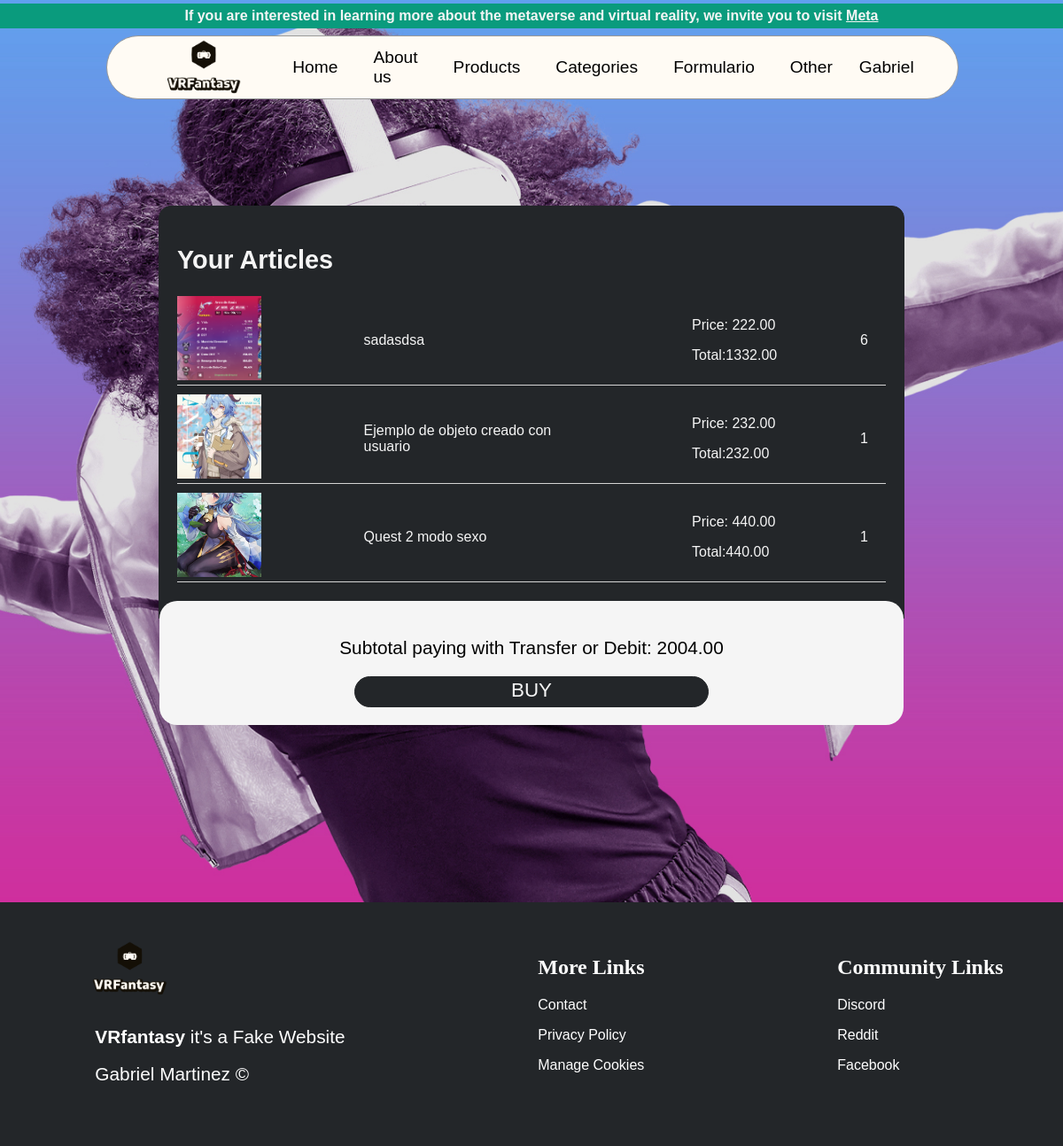
The app's page /cart/ (signed in) with its own data.
### questapp/models.py (models this page shows, shortened)
class CartItem(models.Model):
    cart = models.ForeignKey(Cart, verbose_name="cart",on_delete=models.CASCADE, related_name='sexocart')
    article = models.ForeignKey(Article, on_delete=models.CASCADE, related_name='cart_items')
    quantity = models.PositiveIntegerField(default=1)
    def total_price(self):
        return self.quantity*self.article.product_price

class Article(models.Model):
    name_products = models.CharField(max_length=150)
    shipping_type = models.BooleanField()
    shipping_price = models.BooleanField()
    description_products = RichTextField(verbose_name="Description")
    product_city = models.CharField(max_length=30)
    image_product = models.ImageField(default='null', upload_to='image_products')
    created_at = models.DateTimeField(auto_now_add=True)
    updated_at = models.DateTimeField(auto_now=True)
    product_price = models.DecimalField(max_digits=10, decimal_places=2)
    status = models.BooleanField(default=False, verbose_name='¿Public?')
    min_image_one =  models.ImageField(default='null', upload_to='image_products_min')
    min_image_two =  models.ImageField(default='null', upload_to='image_products_min')
    user = models.ForeignKey(User, verbose_name='User', on_delete=models.CASCADE, editable=False, null=True)
    categories = models.ManyToManyField(Category, verbose_name='Categories', blank=True)
    slug = models.CharField(unique=True, max_length=150, verbose_name="URL FRIENDLY :D",default='none')
    class Meta: #Esta clase se utliza para cambiar los aspectos visuales de los modelos en el panel admin
        verbose_name = "Article"#cambiamos el nombre singular
        verbose_name_plural = "Articles"

class Cart(models.Model):
    user = models.ForeignKey(User, verbose_name='User', on_delete=models.CASCADE, editable=False, null=True,related_name='usercart')
    articles = models.ManyToManyField(Article, through='CartItem')
    created_at = models.DateTimeField(auto_now_add=True)
    def final_total_price(self): #esta funcion toma como variable de forma inversa todos los campos de CartItem con los metodos/funciones.Luego itera ,en esta caso le hacemos iterar total_price,que es la funcion que multiplica cada relacion de articulos x cantidad,y los suma con el += a total price,asi
        total_price = 0          # constantemente hasta que se iteran todas las relaciones de quantity*article teniendo en cuenta que solo los hace con las que tienen relacion al cart del user actual dado que es una relacion foreign key  y solo a un usuario le pueden pertenercer las relaciones iteradas
        cart_items = self.sexocart.all()
        for cart_item in cart_items:
            total_price += cart_item.total_price()
        return total_price

### questapp/views.py (the view)
# urls.py: path('cart/',views.view_cart, name="view_cart"),
@login_required(login_url="login")
def view_cart(request):
    user = request.user
    try:
        cart = Cart.objects.get(user=user)
    except Cart.DoesNotExist:
        cart = Cart.objects.create(user=user)
    return render(request, 'cart.html', {'cart':cart})

### questapp/processor.py (called while the page is built)
def get_categories(request):
    ids= Article.objects.filter(status=True).values_list('categories', flat=True)
    categories = Category.objects.filter(id__in=ids).values_list('id','name', 'description')
    return {
        'categories':categories,
        'ids':ids
    }

### questapp/templates/cart.html (shortened to what this page needs)
{% extends 'layout.html' %}
{% load static %}
{% block styles %}
<link rel="stylesheet" type="text/css" href="{% static 'css/cart.css' %}">
{% endblock styles %}
{% block content %}
<div class="cart-center">
    <div class="cart-container">
        <h2 class="title-car">Your Articles</h2>
        {% for item in cart.sexocart.all %}
            <div class="cart-article">
                <div class="img-container">
                    {% if item.article.image_product != 'null' and  item.article.image_product.url|length >= 1 %}
                        <img load="lazy" alt="{{item.article.name_products}}" src="{{item.article.image_product.url}}">
                    {% else %}
                        <img load="lazy" alt="notavailable" src="{% static './../media/image_products/not-available.jpg' %}">
                    {% endif %}
                </div>
                <div class="title-container">
                    <p>{{ item.article.name_products }}</p>
                </div>
                <div class="price-container">
                    <div class="price-container-price">
                        <p>Price: {{ item.article.product_price }}</p>
                        <p>Total:{{item.total_price}}</p>
                    </div>
                    <div class="price-container-quantity">
                        <p><a href="{% url 'remove_one' item.article.id  %}" oncontextmenu="return false" onmousedown="return false" onselectstart="return false;"></a> </p>
                        <p>  {{item.quantity}}</p>
                        <p ><a class="custom-link" href="{% url 'add_to_cart' item.article.id %}" oncontextmenu="return false" onmousedown="return false" onselectstart="return false;"></a> </p>
                        <p><a href="{% url 'cart_delete' item.id  %}" oncontextmenu="return false" onmousedown="return false" onselectstart="return false;"></a> </p>
                    </div>
                </div>
            </div>
        {% endfor %}
    </div>
    <div class="total-container">
        <p>Subtotal paying with Transfer or Debit: {{cart.final_total_price}}</p>
        <button class="btn-buy"><a href="{% if user.email %}
            {% url 'endpage' %}
            {% else %}
            {% url 'login' %}
        {% endif %}
        ">Buy</a>
    </button>
    </div>
</div>
{% endblock content %}

### questapp/templates/layout.html (shortened to what this page needs)
{% load static %}
<!DOCTYPE html>
<html lang="en">
<head>
    <link type="text/css" href="{% static 'css/layout.css' %}" rel="stylesheet">
    {% block styles %}
    {% endblock styles %}
</head>
<body>
    <main class="{% block content_container %}hero {% endblock %}">
    <div class="little-message alert alert-succes">
        <h4>If you are interested in learning more about the metaverse and virtual reality, we invite you to visit <a href="https://www.meta.com" alt="metalink">Meta</a></h4>
    </div>
        <header>
            <nav>
                <div class="box-nav">
                    <div class="img-content">
                        <a href="{% url 'index' %}"><img class="logo-Nav" alt="logo vrfantasy" src="{% static 'images/unknown.png' %}"></a>
                    </div>
                    <ul class="boxItems">
                        <li class="itemNav home"><a href="{% url 'index' %}">Home</a></li>
                        <li class="itemNav about"><a href="{% url 'about_us' %}">About us</a></li>
                        <li class="itemNav products"><a href="{% url 'products' %}">Products</a></li>
                        <li class="itemNav products">
                            <a href="{% url 'products' %}" class="categories-link">Categories</a>
                        </li>
                        {% if user.is_staff %}
                            <li class="itemNav products"><a href="{% url 'form' %}">Formulario</a></li>
                        {% endif %}
                        <li class="itemNav products"><a href="{% url 'other' %}">Other</a></li>
                    </ul>
                    {% if user.email %}
                        <ul class="boxItems">
                            <li class="itemNav products user "><a categories-link href="{% url 'register' %}">{{user.username|truncatechars:20}}</a>
                            </li>
                            <li class="itemNav products user"><a categories-link href="{% url 'view_cart' %}"></a></li>
                    {% endif %}
                </div>
            </nav>
        </header>
      {% block content %}
      {% endblock content %}
    </main>
    <footer class="footer">
        {% include 'footer.html' %}
    </footer>
</body>
</html>

### questapp/templates/footer.html
{% load static %}
{% block styles %}
    <link type="text/css" href="{% static 'css/footer.css' %}" rel="stylesheet">
{% endblock styles %}
<div class="footer_main">
    <div class="footer_container">
        <div class="text__container">
            <div class="img-content">
                <img class="logo-Nav" alt="logo vrfantasy" src="{% static 'images/unknown.png' %}">
            </div>
            <p><b>VRfantasy</b> it's a Fake Website  <br>Gabriel Martinez &copy;</p>
        </div>
        <div class="text_container">
            <h2 class="text_title">More Links</h2>
            <ul class="text_list">
                <li><a href="{% url 'other' %}">Contact</a></li>
                <li><a href="{% url 'other' %}">Privacy Policy</a></li>
                <li><a href="{% url 'other' %}">Manage Cookies</a></li>
            </ul>
        </div>
        <div class="text_container">
            <h2 class="text_title">Community Links</h2>
            <ul class="text_list">
                <li><a href="https://discord.gg/R7WYScGCDc"  target="_blank">Discord</a></li>
                <li><a href="https://www.reddit.com/r/VrFantasy"  target="_blank">Reddit</a></li>
                <li><a href="https://www.facebook.com/Vr-Fantasy-109104388896421"  target="_blank">Facebook</a></li>
            </ul>
        </div>
    </div>
</div>

### questapp/static/css/layout.css (style rules this page uses)
:root { --primary:rgba(0,0,0,0.1); }
body { scroll-behavior: smooth; font-size: 16px; margin: 0; padding: 0; }
.hero { background-image: url('../images/girlBG.jpg'); overflow: hidden; background-size: cover ; background-position: center center; background-repeat: no-repeat; }
nav { position: absolute; }
.box-nav { z-index: 1; top: 40px; position: fixed; width: 80%; left: 10%; border: 1px solid #999; display: flex; justify-content: start; border-radius: 50px; background-color: #fffbf4; transition: all 300ms; }
.itemNav { font-family: 'Radio5',Arial, Helvetica, sans-serif; }
.boxItems { padding: 0; margin: 0; width: 55.125em; list-style: none; display: flex; align-items: center; justify-content: end; }
.boxItems li a { text-decoration: none; color: black; }
.boxItems > li { font-size: 1.2em; padding: 10px 20px; }
.boxItems li a { position: relative; bottom: 0; left: 0; width: 100%; height: 100%; }
.boxItems >li >a:after { content: ''; position: absolute; left: 0; bottom: -2px; width: 0%; height: 100%; border-bottom: 2px solid black; transform: translateX(0%); transition: all 0.9s ease; }
.img-content { margin-left: 30px; height: 70px; }
.img-content img { height: 100%; }
.user { text-transform: capitalize; padding-left: 0px!important; }
.little-message { text-align: center; border: 1px solid #0a9b7d; background-color: #0a9b7d; margin-top: 4px; margin-bottom: 90px; }
.little-message a { color: whitesmoke; }
.little-message h4 { margin: 0; padding: 4px; color: whitesmoke; font-family: 'Radio3', Arial, Helvetica, sans-serif; }

### questapp/static/css/cart.css (style rules this page uses)
.cart-center { box-sizing: border-box; display: flex; align-items: center; justify-content: center; flex-direction: column; margin-bottom: 200px; margin-top: 200px; }
.cart-container { background-color: #232629; border: 1px solid #232629; max-width: 800px; width: 80%; color: whitesmoke; padding: 20px 20px 40px 20px; border-top-left-radius: 14px; border-top-right-radius: 14px; }
.cart-article { margin-top: 10px; display: flex; max-height: 110px; justify-content: space-between; border-bottom: 1px solid rgb(212, 212, 212); }
.img-container { height: 100px; width: 100px; }
.img-container img { width: 95%; height: 95%; text-align: center; display: block; object-fit: cover; }
.title-container { width: 260px; }
.title-car { font-size: 1.8em; font-family: 'Radio3',Arial, Helvetica, sans-serif; }
.cart-article { font-family: 'Radio2',Arial, Helvetica, sans-serif; }
.price-container-price p { font-family: 'Radio4',Arial, Helvetica, sans-serif; }
.title-container, .price-container, .price-container-quantity { display: flex; align-items: center; color: whitesmoke; }
.price-container-price { width: 150px; }
.price-container, .price-container-quantity { display: flex; flex-direction: row; }
.price-container-quantity a { text-decoration: none; color: white; }
.total-container { background-color: whitesmoke; max-width: 800px; width: 80%; padding: 20px; border-radius: 20px; margin-top: -20px; }
.total-container p { text-align: center; }
.btn-buy { text-transform: uppercase; display: block; margin: 0 auto; font-family: 'Radio6',Arial, Helvetica, sans-serif; background-color: #232629; border: 1px solid #232629; padding: 2px 4px; padding-bottom: 5px; color: white; font-size: 1.4em; width: 400px; border-radius: 200px; }
.btn-buy a { text-decoration: none; color: whitesmoke; }
.total-container p { font-family: 'Radio3',Arial, Helvetica, sans-serif; font-size: 1.3em; }

### questapp/static/css/footer.css (style rules this page uses)
.footer { background-color: #232629; padding: 40px 0; color: white; }
.footer_main { max-width: 1200px; margin: 0 auto; }
.footer_container { display: flex; flex-wrap: wrap; justify-content: space-around; max-width:1200px; }
.text__container { font-family: 'Radio3',Arial, Helvetica, sans-serif; font-size: 1.3em; max-width: 30%; line-height: 2em; }
.text__container p { margin-left: 40px; }
.text_container { margin-left: 83px; }
.text_list { padding: 0; list-style: none; font-family: 'Radio3',Arial, Helvetica, sans-serif; }
.text_list li a { color: white; text-decoration: none; }
.text_list li { margin: 16px 0; }
.text_title { font-family: 'Radio2'; }
.text__container .img-content { margin: 0; }

### records on screen
CartItem: article.image_product (picture), article.name_products "sadasdsa", article.product_price "222.00", total_price "1332.00", quantity "6"
CartItem: article.image_product (picture), article.name_products "Ejemplo de objeto creado con usuario", article.product_price "232.00", total_price "232.00", quantity "1"
CartItem: article.image_product (picture), article.name_products "Quest 2 modo sexo", article.product_price "440.00", total_price "440.00", quantity "1"
Cart: final_total_price "2004.00"

### other values on screen
{{ user.username|truncatechars:20 }} "Gabriel"
